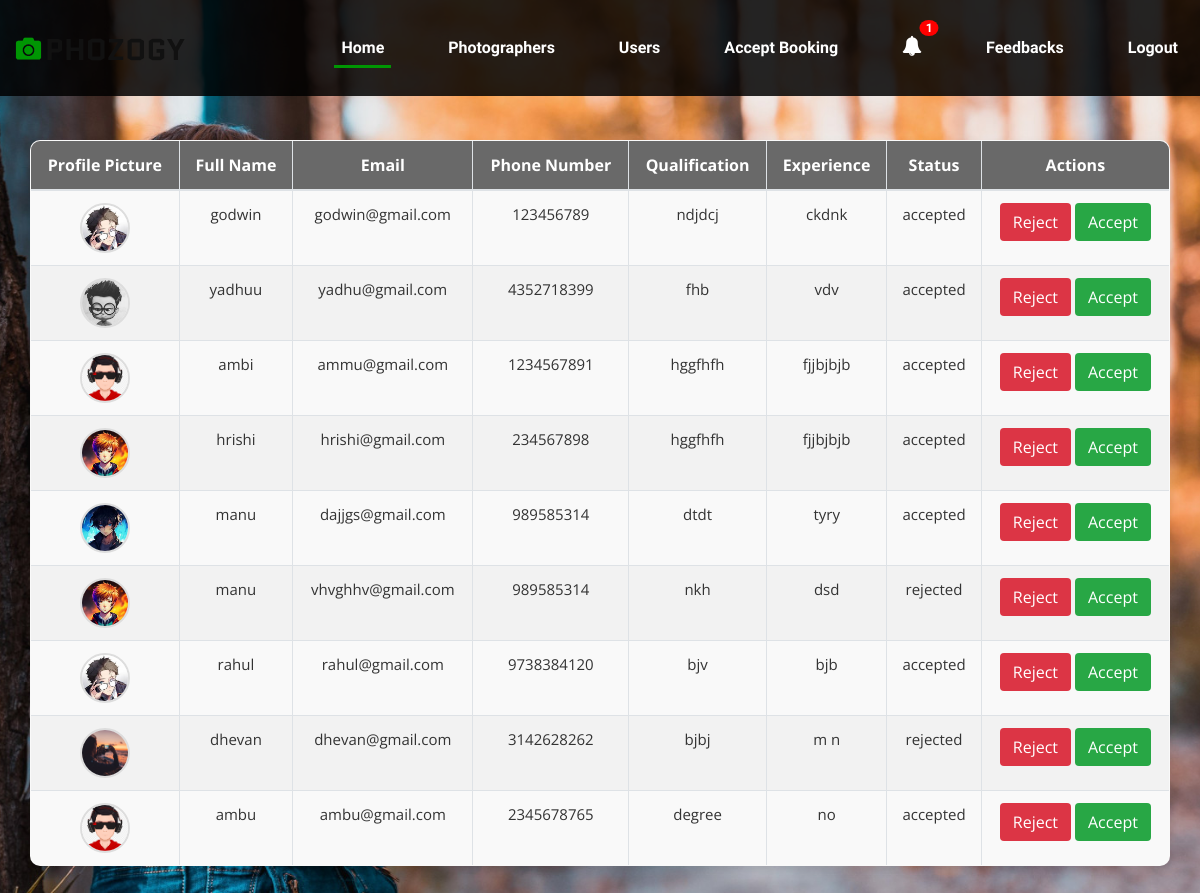
Screenshot of /admin_view_photographer with the database file from the repository.
### app1/models.py (models this page shows, shortened)
class camera_registration(models.Model):
    fullname = models.CharField(max_length=30)
    email = models.EmailField()
    phone_number = models.IntegerField()
    username = models.CharField(max_length=30)              # photographer registration
    password = models.CharField(max_length=10)
    experience = models.TextField()
    qualifications = models.TextField()
    profile_picture = models.ImageField(upload_to='profile_pictures/', blank=True, null=True)  # Added ImageField
    is_accepted = models.CharField(max_length=30,default='pending')

### app1/views.py (the view)
# urls.py: path('admin_view_photographer', views.admin_view_photographer),
def admin_view_photographer(request):
    unread_count = Notification.objects.filter(is_read=False).count()
    photographers = camera_registration.objects.all()  # Get all teachers
    return render(request, 'admin_view_photographer.html', {'photographers': photographers,'unread_count': unread_count})

### template/admin_view_photographer.html (shortened to what this page needs)
<!DOCTYPE html>
<html lang="en">
<head>
    {% load static %}
    <link rel="stylesheet" href="{% static 'css/bootstrap.min.css' %}" type="text/css">
    <link rel="stylesheet" href="{% static 'css/font-awesome.min.css' %}" type="text/css">
    <link rel="stylesheet" href="{% static 'css/elegant-icons.css' %}" type="text/css">
    <link rel="stylesheet" href="{% static 'css/owl.carousel.min.css' %}" type="text/css">
    <link rel="stylesheet" href="{% static 'css/magnific-popup.css' %}" type="text/css">
    <link rel="stylesheet" href="{% static 'css/slicknav.min.css' %}" type="text/css">
    <link rel="stylesheet" href="{% static 'css/style.css' %}" type="text/css">
</head>
<body>
    <header class="header-section">
        <div class="container-fluid">
            <div class="row">
                <div class="col-lg-12 d-flex align-items-center">
                    <div class="logo">
                        <a href="./index.html">
                            <img src="{% static 'img/logo.png' %}" alt="Logo">
                        </a>
                    </div>
                    <nav class="nav-menu">
                        <ul class="d-flex">
                            <li class="active"><a href="admin_dashboard">Home</a></li>
                            <li><a href="admin_view_photographer">photographers</a></li>
                            <li><a href="view_user">users</a></li>
                            <li><a href="accept_booking">accept booking</a></li>
                            <li>
                                <a href="{% url 'admin_notification' %}" class="notification-icon">
                                    <i class="fa fa-bell"></i>
                                    {% if unread_count > 0 %}
                                    <span class="badge">{{ unread_count }}</span>
                                    {% endif %}
                                </a>
                            </li>
                            <li><a href="admin_feedback_view">feedbacks</a></li>
                            <li class="nav-item"><a href="logout">Logout</a></li>
                        </ul>
                    </nav>
                </div>
            </div>
        </div>
    </header>
    <div class="container">
        <br>
        <table class="table table-bordered">
            <thead>
                <tr>
                    <th>Profile Picture</th>
                    <th>Full Name</th>
                    <th>Email</th>
                    <th>Phone Number</th>
                    <th>Qualification</th>
                    <th>Experience</th>
                    <th>Status</th>
                    <th>Actions</th>
                </tr>
            </thead>
            <tbody>
                {% for photographer in photographers %}
                <tr>
                    <td class="profile-picture">
                        {% if photographer.profile_picture %}
                        <img src="{{ photographer.profile_picture.url }}" alt="Profile Picture" width="100" height="100" style="object-fit: cover; border-radius: 50%;">
                        {% else %}
                        <img src="{% static 'images/default-profile.png' %}" alt="Default Profile Picture" width="100" height="100" style="object-fit: cover; border-radius: 50%;">
                        {% endif %}
                    </td>
                    <td>{{ photographer.fullname }}</td>
                    <td>{{ photographer.email }}</td>
                    <td>{{ photographer.phone_number }}</td>
                    <td>{{ photographer.qualifications }}</td>
                    <td>{{ photographer.experience }}</td>
                    <td>{{ photographer.is_accepted }}</td>
                    <td>
                        <a href="confirm_reject/{{ photographer.pk }}" class="btn bg-danger text-white">Reject</a>
                        <a href="confirm_accept/{{ photographer.pk }}" class="btn bg-success text-white">Accept</a>
                    </td>
                </tr>
                {% endfor %}
            </tbody>
        </table>
    </div>
<br>
<br>
</body>
</html>

### static/css/style.css (style rules this page uses)
html, body { height: 100%; font-family: "Open Sans", sans-serif; -webkit-font-smoothing: antialiased; font-smoothing: antialiased; }
img { max-width: 100%; }
ul, ol { padding: 0; margin: 0; }
.logo { float: left; padding: 30px 0; margin-right: 80px; }
.logo a { display: inline-block; }
.nav-menu { float: left; }
.header-section { background-color: black; color: white; }
.header-section .nav-menu ul li a { color: white; }
.nav-menu ul li { list-style: none; display: inline-block; margin-right: 30px; position: relative; }
.nav-menu ul li:last-child { margin-right: 0; }
.nav-menu ul li.active a:after { opacity: 1; }
.nav-menu ul li a { font-size: 16px; font-weight: 700; text-transform: uppercase; color:white; display: block; padding: 32px 8px 30px; position: relative; font-family: "Quantico", sans-serif; }
.nav-menu ul li a:after { position: absolute; left: 0; bottom: 0; height: 3px; width: 100%; background: #009603; content: ""; opacity: 0; -webkit-transition: all 0.3s; -o-transition: all 0.3s; transition: all 0.3s; }
@media only screen and (min-width: 1200px) { .container { max-width: 1170px; } }

### rows the page displays
camera_registration: profile_picture (picture), fullname "godwin", email "godwin@gmail.com", phone_number "123456789", qualifications "ndjdcj", experience "ckdnk", is_accepted "accepted"
camera_registration: profile_picture (picture), fullname "yadhuu", email "yadhu@gmail.com", phone_number "4352718399", qualifications "fhb", experience "vdv", is_accepted "accepted"
camera_registration: profile_picture (picture), fullname "ambi", email "ammu@gmail.com", phone_number "1234567891", qualifications "hggfhfh", experience "fjjbjbjb", is_accepted "accepted"
camera_registration: profile_picture (picture), fullname "hrishi", email "hrishi@gmail.com", phone_number "234567898", qualifications "hggfhfh", experience "fjjbjbjb", is_accepted "accepted"
camera_registration: profile_picture (picture), fullname "manu", email "dajjgs@gmail.com", phone_number "989585314", qualifications "dtdt", experience "tyry", is_accepted "accepted"
camera_registration: profile_picture (picture), fullname "manu", email "vhvghhv@gmail.com", phone_number "989585314", qualifications "nkh", experience "dsd", is_accepted "rejected"
camera_registration: profile_picture (picture), fullname "rahul", email "rahul@gmail.com", phone_number "9738384120", qualifications "bjv", experience "bjb", is_accepted "accepted"
camera_registration: profile_picture (picture), fullname "dhevan", email "dhevan@gmail.com", phone_number "3142628262", qualifications "bjbj", experience "m n", is_accepted "rejected"
camera_registration: profile_picture (picture), fullname "ambu", email "ambu@gmail.com", phone_number "2345678765", qualifications "degree", experience "no", is_accepted "accepted"

### other values shown
{{ unread_count }} "1"
